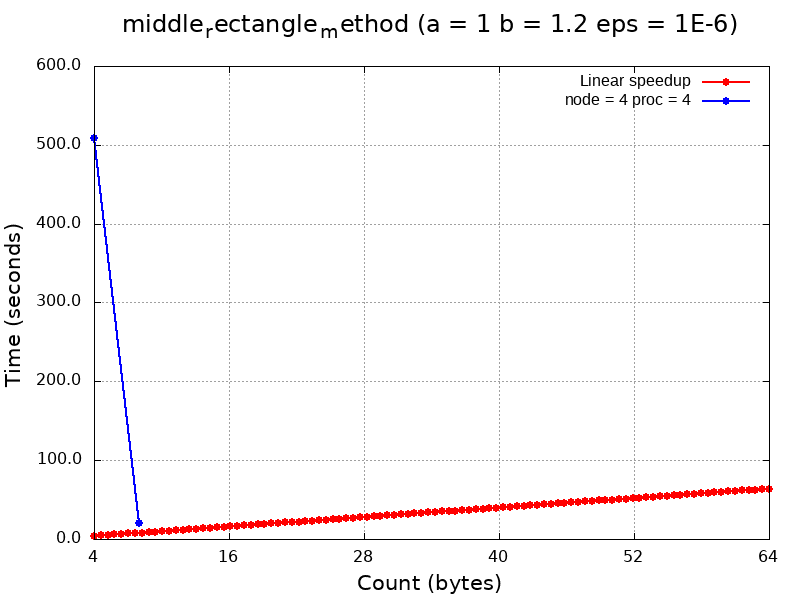

The script that saved this image:
#! /usr/bin/gnuplot -persist 

set colorsequence podo
set terminal png size 800, 600
set output "middle_rectangle_method.png"
set title "middle_rectangle_method (a = 1 b = 1.2 eps = 1E-6)" font 'Calibri,18'
set xlabel "Count (bytes)" font 'Calibri,16'
set ylabel "Time (seconds)" font 'Calibri,16'
set format y "%.1f"
set format x "%.0f"
set xtics font 'Calibri,12'
set ytics font 'Calibri,12'
set grid

# Установка явных значений для xtics
set xtics (4, 16, 28, 40, 52, 64)
set xrange [4:64]

# Используем логарифмическую шкалу по оси Y
#set logscale y

# Построение графиков с данными из файлов
plot x title "Linear speedup" with linespoints  lw 2 pt 7 lc rgb 'red', \
     '../middle_rectangle_method' using 1:2 title "node = 4 proc = 4" with linespoints lw 2 pt 7 lc rgb 'blue'
     
